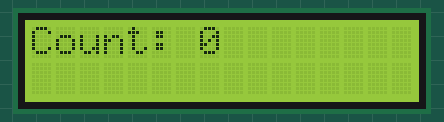
Recording of a sketch running on a simulated Arduino Uno, built with avr-gcc and run on an emulated ATmega328P. Parts: 16×2 character LCD.

Above: at 0.23 s.
At 1.48 s:
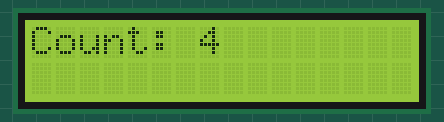
At 3.03 s:
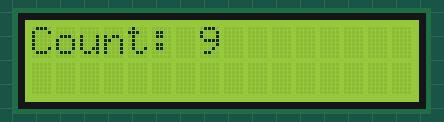
At 4.6 s:
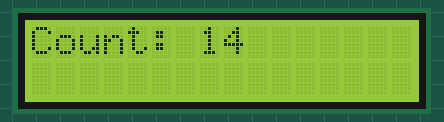
At 6.1 s:
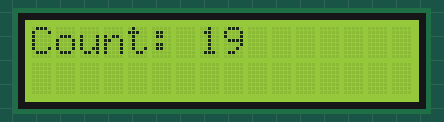
At 12.09 s:
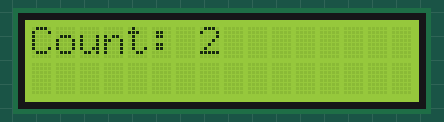

The sketch:

490ProjectOutputTest.ino
```cpp
//Simple Write Pins
int lightPin = 4;
int waterPin = 5;
int fanPin = 6;

//LCD Declarations
#include <SoftwareSerial.h>
#include <LiquidCrystal_PCF8574.h>
#include <stdlib.h>
LiquidCrystal_PCF8574 lcd(0x27);  // set the LCD address to 0x27 for a 16 chars and 2 line display

void setup() {
  Serial.begin(115200);
  lcd.setBacklight(255);
  lcd.begin(16, 2);
  lcd.setCursor(0,1);
  lcd.print("SETUP");
}

void loop() {

  //Simple LCD Test
  for (int x=0; x<20; x=x+1) {
    lcd.clear();
    lcd.setCursor(0,0);
    lcd.print("Count: "+String(x));
    delay(300);
  }

  //Flicking lights, fan, water
  digitalWrite(lightPin,HIGH);
  digitalWrite(waterPin,HIGH);
  digitalWrite(fanPin,HIGH);
  delay(5000);
  digitalWrite(lightPin,LOW);
  digitalWrite(waterPin,LOW);
  digitalWrite(fanPin,LOW);


}
```

Measured:
- by itself, everything shown: repeats every 11.2 s, in 20 steps
- what the display in image 4 shows lasts 5.3 s, from 6.0 s to 11.3 s
